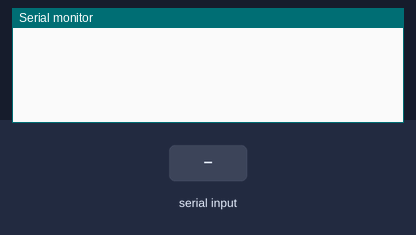
Bench run of a sketch on a simulated Arduino Uno, built with avr-gcc and run on an emulated ATmega328P. Parts: the last lines printed to the serial monitor. The test bench sets the inputs (shaded band).

Above: at 1.2 s.
1.3 s: "90,45\n" received over Serial
At 2.1 s:
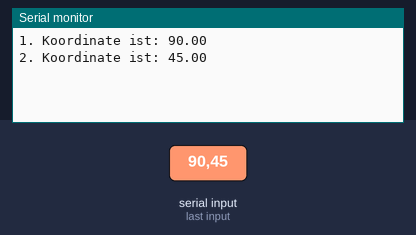
2.8 s: "30,150\n" received over Serial
At 4.2 s:
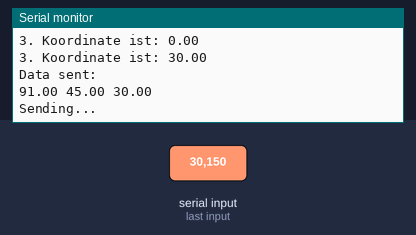
Timing chart, 0 to 5.8 s (numbered marks = the images above; inputs shaded):
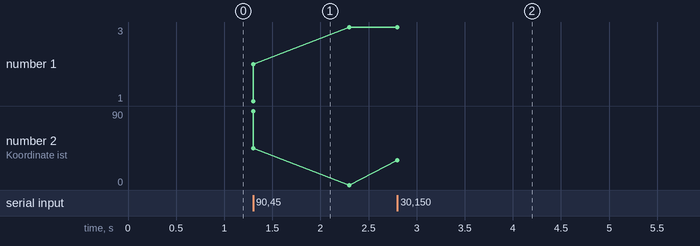

The sketch:

test.ino
```cpp
#include <SPI.h>
#include <Mirf.h>
#include <nRF24L01.h>
#include <MirfHardwareSpiDriver.h>
#include <stdio.h>
#include <stdlib.h>

// NRF24 settings
#define RFADDR "Base"
#define RFCHANNEL 30

//data arrays to be sent and received
float waypoint[3] = {0};
float rec_data[3] = {0};

//checks and states and inputs
float check1;
int state = 1;
char menu;
byte count;

//timer used in the ack process: timeout restarts sending process
unsigned long timer = 0;
unsigned long interval = 2000;

//pointers to the data arrays
byte *sendbytes = (byte*)waypoint;
byte *recbytes = (byte*)rec_data;

//===================================//

// send and repeat data until the answer returns
// save return data in array rec_data, recdata[0] != 2 signals correct exchange
void consend(float data[3])
{
  rec_data[0] = 2;

  Mirf.send(sendbytes);
  while(Mirf.isSending()){
  }

  Serial.println("Sending...");

  timer = millis();

  //wait for ack for "interval" amount of ms
  while(rec_data[0] == 2 && ((millis() - timer) < interval))
  {
    if(Mirf.dataReady())
    {
      Mirf.getData(recbytes);
      Serial.println("Received Ack");
    }
  }
  //if no ack, restart transmission
  if(rec_data[0] == 2)
    consend(data);
}

//=========================//

void setup()
{
  Serial.begin(115200);
  //init NRF24
  Mirf.spi = &MirfHardwareSpi;
  Mirf.cePin = 9;
  Mirf.csnPin = 10;
  Mirf.init();
  Mirf.setRADDR((byte *)RFADDR);
  Mirf.payload = 12;
  Mirf.channel = RFCHANNEL;
  Mirf.config();

}

//==========================//

void loop()
{
  switch (state)
  {
    case 0: //initialize coordinates
      waypoint[0] = 0;
      waypoint[1] = 0;
      waypoint[2] = 0;
      count = 0;
      state = 1;
      break;

    case 1: //receive data from serial input

      while(waypoint[2] == 0)
      {
        while(waypoint[count]!=0)
        {
          count++;
        }
        if (Serial.available() > 0)
        {
          waypoint[count] = Serial.parseFloat();
          Serial.print(count+1);
          Serial.print(". Koordinate ist: ");
          Serial.print(waypoint[count]);
          Serial.println(" ");
        }
      }

      state = 2;
      break;

    case 2: //communicate

      menu = 0;
      waypoint[0]++;

      Serial.println("Data sent:");
      Serial.print(waypoint[0]);
      Serial.print(" ");
      Serial.print(waypoint[1]);
      Serial.print(" ");
      Serial.print(waypoint[2]);
      Serial.println();


      //send char and receive answer
      consend(waypoint);

      //print received answer to serial

      Serial.println("Received:");
      for(int i=0; i<3; i++)
      {
        Serial.print(rec_data[i]);
        Serial.print(" ");
      }
      Serial.println();
      Serial.println();


      //input q to leave this state and get new coordinates
      if (Serial.available() > 0)
      {
        menu = Serial.read();
      }
      if(menu == 'q')
      {
        state = 0;
      }

      break;

  }
  delay(1000);
}
```

Measured:
- after the input at 1.3 s, the serial monitor: prints a new line at once (image 1)
- after the input at 2.8 s, the serial monitor: prints a new line at once (image 2)
- plotted number 2: 0 → 30 after the input at 2.8 s
